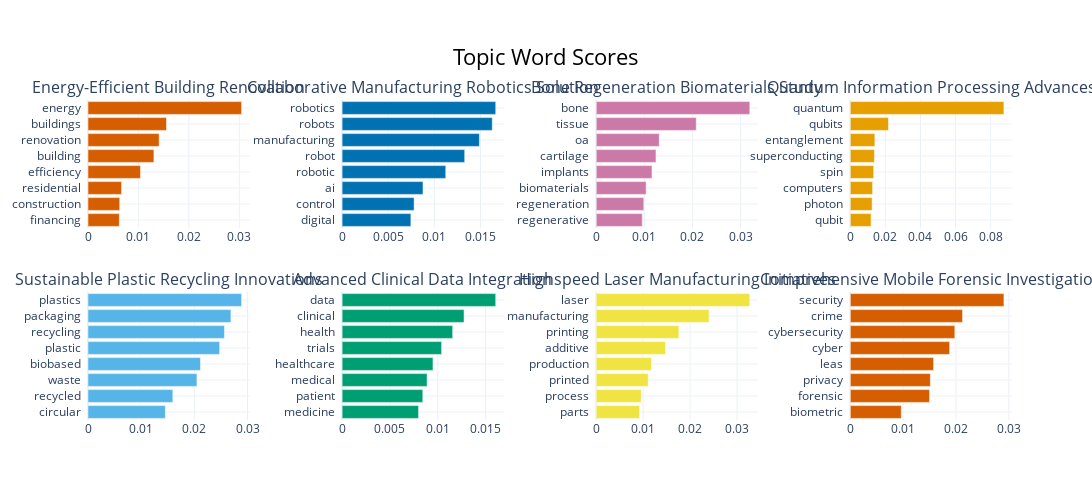

Write notebook code for a chart like this one.
### Markdown cell above
#### **TOPIC BARCHART** <a class="anchor" id="topic_barchart"></a>

### Code cell
topic_model.visualize_barchart(top_n_topics=8, n_words=20, custom_labels=True, width=400)

### Figure 1 — Plotly figure (JSON) as saved in the notebook; plotly's stock layout.template omitted (floating-point values rounded to 4 significant figures)
{"data": [{"marker": {"color": "#D55E00"}, "orientation": "h", "type": "bar", "x": [0.006204, 0.006286, 0.006658, 0.0104, 0.01306, 0.0141, 0.01556, 0.03045], "xaxis": "x", "y": ["financing  ", "construction  ", "residential  ", "efficiency  ", "building  ", "renovation  ", "buildings  ", "energy  "], "yaxis": "y"}, {"marker": {"color": "#0072B2"}, "orientation": "h", "type": "bar", "x": [0.007454, 0.007807, 0.008768, 0.01123, 0.01329, 0.01488, 0.01628, 0.01665], "xaxis": "x2", "y": ["digital  ", "control  ", "ai  ", "robotic  ", "robot  ", "manufacturing  ", "robots  ", "robotics  "], "yaxis": "y2"}, {"marker": {"color": "#CC79A7"}, "orientation": "h", "type": "bar", "x": [0.009578, 0.009894, 0.01038, 0.01159, 0.01242, 0.0131, 0.0208, 0.03192], "xaxis": "x3", "y": ["regenerative  ", "regeneration  ", "biomaterials  ", "implants  ", "cartilage  ", "oa  ", "tissue  ", "bone  "], "yaxis": "y3"}, {"marker": {"color": "#E69F00"}, "orientation": "h", "type": "bar", "x": [0.01181, 0.01244, 0.0127, 0.01333, 0.01375, 0.014, 0.02176, 0.08755], "xaxis": "x4", "y": ["qubit  ", "photon  ", "computers  ", "spin  ", "superconducting  ", "entanglement  ", "qubits  ", "quantum  "], "yaxis": "y4"}, {"marker": {"color": "#56B4E9"}, "orientation": "h", "type": "bar", "x": [0.01454, 0.01596, 0.02049, 0.02115, 0.02476, 0.02567, 0.02688, 0.02889], "xaxis": "x5", "y": ["circular  ", "recycled  ", "waste  ", "biobased  ", "plastic  ", "recycling  ", "packaging  ", "plastics  "], "yaxis": "y5"}, {"marker": {"color": "#009E73"}, "orientation": "h", "type": "bar", "x": [0.00799, 0.008433, 0.008881, 0.009497, 0.0104, 0.01156, 0.01275, 0.01605], "xaxis": "x6", "y": ["medicine  ", "patient  ", "medical  ", "healthcare  ", "trials  ", "health  ", "clinical  ", "data  "], "yaxis": "y6"}, {"marker": {"color": "#F0E442"}, "orientation": "h", "type": "bar", "x": [0.009243, 0.009579, 0.01108, 0.01179, 0.01477, 0.0176, 0.02403, 0.03271], "xaxis": "x7", "y": ["parts  ", "process  ", "printed  ", "production  ", "additive  ", "printing  ", "manufacturing  ", "laser  "], "yaxis": "y7"}, {"marker": {"color": "#D55E00"}, "orientation": "h", "type": "bar", "x": [0.009649, 0.015, 0.01516, 0.01576, 0.0188, 0.01979, 0.02125, 0.02908], "xaxis": "x8", "y": ["biometric  ", "forensic  ", "privacy  ", "leas  ", "cyber  ", "cybersecurity  ", "crime  ", "security  "], "yaxis": "y8"}], "layout": {"annotations": [{"font": {"size": 16}, "showarrow": false, "text": "Energy-Efficient Building Renovation", "x": 0.0875, "xanchor": "center", "xref": "paper", "y": 1, "yanchor": "bottom", "yref": "paper"}, {"font": {"size": 16}, "showarrow": false, "text": "Collaborative Manufacturing Robotics Solution", "x": 0.3625, "xanchor": "center", "xref": "paper", "y": 1, "yanchor": "bottom", "yref": "paper"}, {"font": {"size": 16}, "showarrow": false, "text": "Bone Regeneration Biomaterials Study", "x": 0.6375, "xanchor": "center", "xref": "paper", "y": 1, "yanchor": "bottom", "yref": "paper"}, {"font": {"size": 16}, "showarrow": false, "text": "Quantum Information Processing Advances", "x": 0.9125, "xanchor": "center", "xref": "paper", "y": 1, "yanchor": "bottom", "yref": "paper"}, {"font": {"size": 16}, "showarrow": false, "text": "Sustainable Plastic Recycling Innovations", "x": 0.0875, "xanchor": "center", "xref": "paper", "y": 0.4, "yanchor": "bottom", "yref": "paper"}, {"font": {"size": 16}, "showarrow": false, "text": "Advanced Clinical Data Integration", "x": 0.3625, "xanchor": "center", "xref": "paper", "y": 0.4, "yanchor": "bottom", "yref": "paper"}, {"font": {"size": 16}, "showarrow": false, "text": "Highspeed Laser Manufacturing Initiatives", "x": 0.6375, "xanchor": "center", "xref": "paper", "y": 0.4, "yanchor": "bottom", "yref": "paper"}, {"font": {"size": 16}, "showarrow": false, "text": "Comprehensive Mobile Forensic Investigation", "x": 0.9125, "xanchor": "center", "xref": "paper", "y": 0.4, "yanchor": "bottom", "yref": "paper"}], "height": 500, "hoverlabel": {"bgcolor": "white", "font": {"family": "Rockwell", "size": 16}}, "showlegend": false, "title": {"font": {"color": "Black", "size": 22}, "text": "Topic Word Scores", "x": 0.5, "xanchor": "center", "yanchor": "top"}, "width": 1600, "xaxis": {"anchor": "y", "domain": [0, 0.175], "showgrid": true}, "xaxis2": {"anchor": "y2", "domain": [0.275, 0.45], "showgrid": true}, "xaxis3": {"anchor": "y3", "domain": [0.55, 0.725], "showgrid": true}, "xaxis4": {"anchor": "y4", "domain": [0.825, 1], "showgrid": true}, "xaxis5": {"anchor": "y5", "domain": [0, 0.175], "showgrid": true}, "xaxis6": {"anchor": "y6", "domain": [0.275, 0.45], "showgrid": true}, "xaxis7": {"anchor": "y7", "domain": [0.55, 0.725], "showgrid": true}, "xaxis8": {"anchor": "y8", "domain": [0.825, 1], "showgrid": true}, "yaxis": {"anchor": "x", "domain": [0.6, 1], "showgrid": true}, "yaxis2": {"anchor": "x2", "domain": [0.6, 1], "showgrid": true}, "yaxis3": {"anchor": "x3", "domain": [0.6, 1], "showgrid": true}, "yaxis4": {"anchor": "x4", "domain": [0.6, 1], "showgrid": true}, "yaxis5": {"anchor": "x5", "domain": [0, 0.4], "showgrid": true}, "yaxis6": {"anchor": "x6", "domain": [0, 0.4], "showgrid": true}, "yaxis7": {"anchor": "x7", "domain": [0, 0.4], "showgrid": true}, "yaxis8": {"anchor": "x8", "domain": [0, 0.4], "showgrid": true}}}
